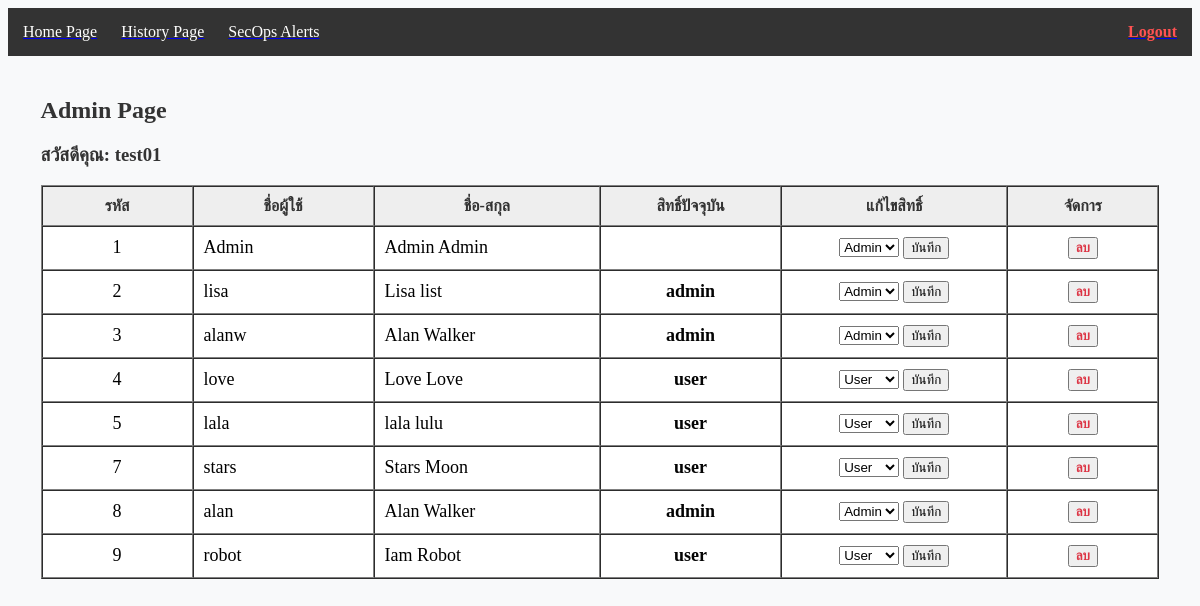
Before: /admin.php (signed in) with the older database file.
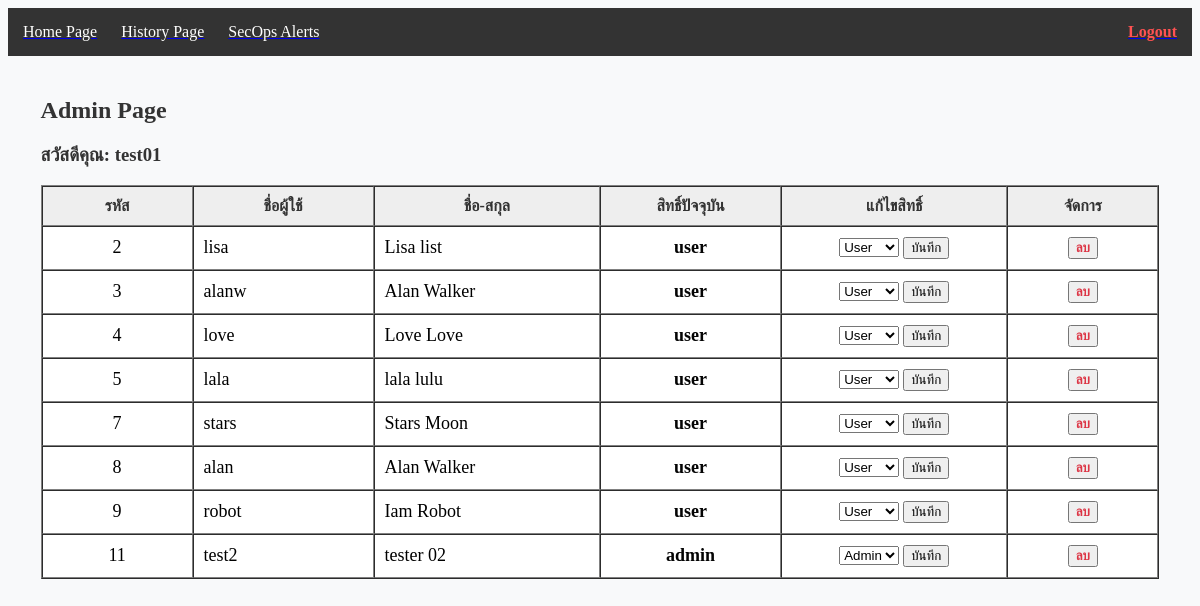
After: the same page with the newer database file.
### tables this page shows
CREATE TABLE `user` (
  `user_id` int(11) NOT NULL,
  `username` varchar(20) NOT NULL,
  `password` varchar(500) NOT NULL,
  `m_level` varchar(20) NOT NULL COMMENT 'admin,user',
  `name` varchar(50) NOT NULL,
  `time` timestamp NOT NULL DEFAULT current_timestamp() ON UPDATE current_timestamp()
);

### admin.php (the view, shortened to what this page needs)
<?php
require_once 'db_connect.php';
$current_logged_in_user = $_SESSION['user_id'];
$current_username = $_SESSION['username'] ?? 'Admin';
$sql_users = "SELECT user_id, username, name, m_level FROM user WHERE user_id != ?";
$stmt_users = $conn->prepare($sql_users);
$stmt_users->bind_param("i", $current_logged_in_user);
$stmt_users->execute();
$result = $stmt_users->get_result();
$users = $result->fetch_all(MYSQLI_ASSOC);
$roles_options = ['admin', 'user'];
?>
<!DOCTYPE html>
<html lang="th">
<head>
</head>
<body bgcolor="#f8f9fa">
    <table border="0" width="100%" bgcolor="#333333" cellpadding="15" cellspacing="0">
    <tr>
        <td align="left" width="33%">
            <a href="index.php"><font color="#ffffff">Home Page</font></a> &nbsp;&nbsp;&nbsp;&nbsp;
            <a href="view_logs.php"><font color="#ffffff">History Page</font></a> &nbsp;&nbsp;&nbsp;&nbsp;
            <a href="secops_alerts.php"><font color="#ffffff">SecOps Alerts</font></a>
        </td>
        <td align="right" width="33%">
            <a href="logout.php" onclick="return confirm('คุณต้องการออกจากระบบใช่หรือไม่?')">
                <b><font color="#ff5252">Logout</font></b>
            </a>
        </td>
    </tr>
    </table>
    <br>
    <table border="0" width="95%" align="center">
        <tr>
            <td>
                <h2><font color="#333333">Admin Page</font></h2>
                <h3><p><font color="#333333">สวัสดีคุณ: <b><?= htmlspecialchars($current_username) ?></b></font></p></h3>
                <table border="1" cellpadding="10" cellspacing="0" width="100%" bgcolor="#ffffff">
                    <tr bgcolor="#eeeeee">
                        <th width="10%"><font color="#333333">รหัส</font></th>
                        <th width="12%"><font color="#333333">ชื่อผู้ใช้</font></th>
                        <th width="15%"><font color="#333333">ชื่อ-สกุล</font></th>
                        <th width="12%"><font color="#333333">สิทธิ์ปัจจุบัน</font></th>
                        <th width="15%"><font color="#333333">แก้ไขสิทธิ์</font></th>
                        <th width="10%"><font color="#333333">จัดการ</font></th> </tr>
                    <?php foreach ($users as $u): ?>
                    <tr>
                        <td align="center"><font size="4"><?= $u['user_id'] ?></font></td>
                        <td><font size="4"><?= htmlspecialchars($u['username']) ?></font></td>
                        <td><font size="4"><?= htmlspecialchars($u['name']) ?></font></td>
                        <td align="center"><b><font size="4" color="#040404"><?= htmlspecialchars($u['m_level']) ?></font></b></td>
                        <td align="center">
                            <form method="POST">
                                <select name="m_level">
                                    <?php foreach ($roles_options as $role): ?>
                                        <option value="<?= $role ?>" <?= ($u['m_level'] == $role) ? 'selected' : '' ?>>
                                            <?= ucfirst($role) ?>
                                        </option>
                                    <?php endforeach; ?>
                                </select>
                                <button type="submit" name="update_role">บันทึก</button>
                            </form>
                        </td>
                        <td align="center">
                            <form method="POST" onsubmit="return confirm('คุณแน่ใจหรือไม่ว่าต้องการลบผู้ใช้งาน <?= htmlspecialchars($u['username']) ?> ?\nข้อมูลที่ถูกลบจะไม่สามารถกู้คืนได้!');">
                                <button type="submit" name="delete_user"><font color="#dc3545"><b>ลบ</b></font></button>
                            </form>
                        </td>
                    </tr>
                    <?php endforeach; ?>
                </table>
            </td>
        </tr>
    </table>
</body>
</html>

Changed rows visible on the page:
removed user: user_id "1", username "Admin", name "Admin Admin"
changed user "lisa": m_level "admin" → "user"; m_level "Admin" → "User"
changed user "alanw": m_level "admin" → "user"; m_level "Admin" → "User"
changed user "alan": m_level "admin" → "user"; m_level "Admin" → "User"
added user: user_id "11", username "test2", name "tester 02", m_level "admin", m_level "Admin"
